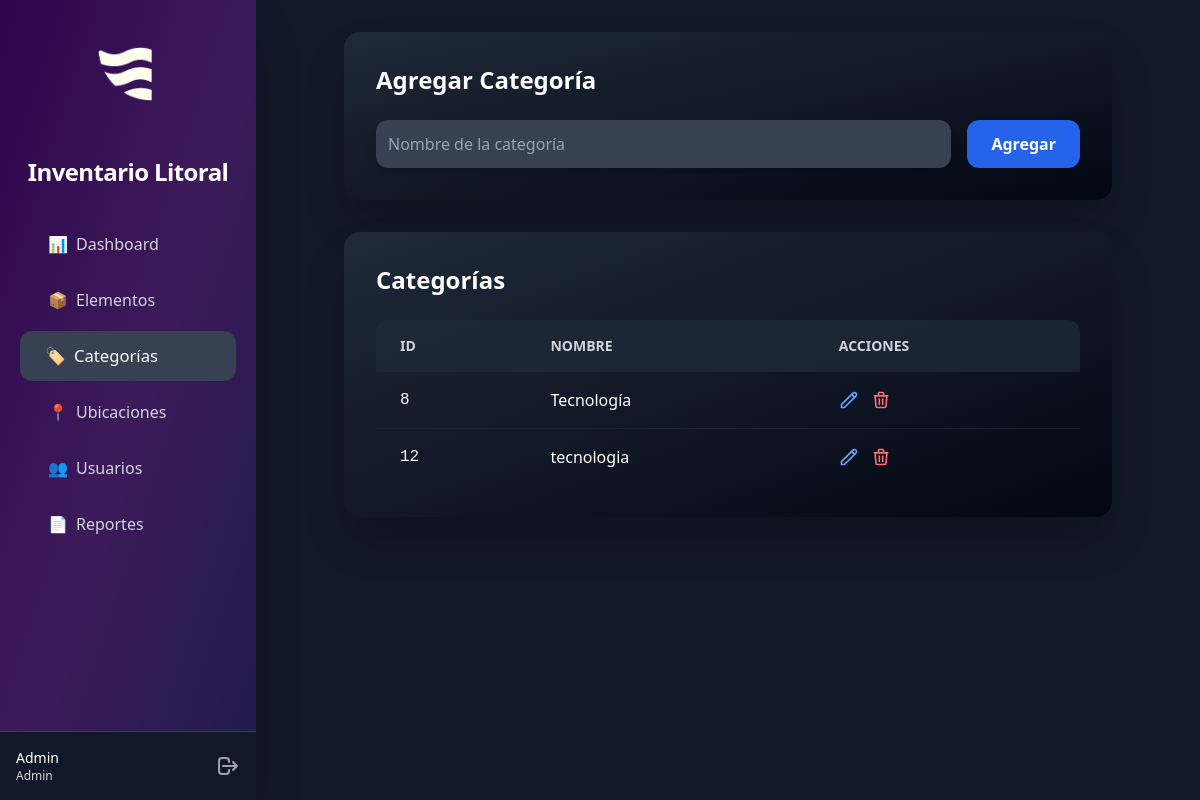
The app's page /public/categorias.php (signed in) with its own data.
### tables this page shows
CREATE TABLE `categorias` (
  `id` int(11) NOT NULL,
  `nombre` varchar(100) NOT NULL
);

### public/categorias.php (the view, shortened to what this page needs)
<?php
require_once '../config/database.php';
$stmt = $pdo->query("SELECT * FROM categorias ORDER BY nombre ASC");
$categorias = $stmt->fetchAll();
include '../includes/header.php';
?>
<div class="max-w-3xl mx-auto">
    <div class="bg-gradient-to-br from-gray-800 via-gray-900 to-gray-950 rounded-2xl p-8 shadow-2xl mb-8">
        <h2 class="text-2xl font-bold text-white mb-6">Agregar Categoría</h2>
        <form method="POST" class="flex gap-4 items-center">
            <input type="text" name="nombre" required placeholder="Nombre de la categoría"
                class="flex-1 p-3 rounded-xl bg-gray-700 text-white focus:ring-2 focus:ring-blue-500 focus:outline-none shadow-lg transition-all" />
            <button type="submit" name="agregar_categoria" class="bg-blue-600 hover:bg-blue-700 text-white px-6 py-3 rounded-xl font-semibold shadow transition-all">Agregar</button>
        </form>
    </div>
    <div class="bg-gradient-to-br from-gray-800 via-gray-900 to-gray-950 rounded-2xl p-8 shadow-2xl">
        <h2 class="text-2xl font-bold text-white mb-6">Categorías</h2>
        <div class="overflow-x-auto rounded-xl">
            <table class="w-full" id="tabla-categorias">
                <thead class="bg-gray-800/80">
                    <tr>
                        <th class="px-6 py-4 text-left text-sm font-semibold text-gray-300 uppercase">ID</th>
                        <th class="px-6 py-4 text-left text-sm font-semibold text-gray-300 uppercase">Nombre</th>
                        <th class="px-6 py-4 text-left text-sm font-semibold text-gray-300 uppercase">Acciones</th>
                    </tr>
                </thead>
                <tbody class="divide-y divide-gray-800/70">
                    <?php foreach($categorias as $cat): ?>
                    <tr class="hover:bg-gray-800/60 transition-colors">
                        <td class="px-6 py-4 text-white font-mono"><?= $cat['id'] ?></td>
                        <td class="px-6 py-4 text-white"><?= htmlspecialchars($cat['nombre']) ?></td>
                        <td class="px-6 py-4">
                            <div class="flex items-center gap-3">
                                <?php if (
                                    isset($_SESSION['usuario']['rol']) &&
                                    (strtolower($_SESSION['usuario']['rol']) == 'admin' || strtolower($_SESSION['usuario']['rol']) == 'editor')
                                ): ?>
                                <button onclick="abrirModalEditar('<?= $cat['id'] ?>', '<?= htmlspecialchars($cat['nombre'], ENT_QUOTES) ?>')"
                                    class="text-blue-400 hover:text-blue-300 transition-transform hover:scale-110" title="Editar">
                                    <svg class="w-5 h-5" fill="none" stroke="currentColor" viewBox="0 0 24 24">
                                        <path stroke-linecap="round" stroke-linejoin="round" stroke-width="2" d="M15.232 5.232l3.536 3.536m-2.036-5.036a2.5 2.5 0 113.536 3.536L6.5 21.036H3v-3.572L16.732 3.732z"></path>
                                    </svg>
                                </button>
                                <a href="?eliminar=<?= $cat['id'] ?>" onclick="return confirm('¿Eliminar categoría?')" class="text-red-400 hover:text-red-300 transition-transform hover:scale-110" title="Eliminar">
                                    <svg class="w-5 h-5" fill="none" stroke="currentColor" viewBox="0 0 24 24">
                                        <path stroke-linecap="round" stroke-linejoin="round" stroke-width="2" d="M19 7l-.867 12.142A2 2 0 0116.138 21H7.862a2 2 0 01-1.995-1.858L5 7m5 4v6m4-6v6m1-10V4a1 1 0 00-1-1h-4a1 1 0 00-1 1v3M4 7h16"></path>
                                    </svg>
                                </a>
                                <?php endif; ?>
                            </div>
                        </td>
                    </tr>
                    <?php endforeach; ?>
                </tbody>
            </table>
        </div>
    </div>
</div>
<?php include '../includes/footer.php'; ?>

### records on screen
categorias: id "8", nombre "Tecnología"
categorias: id "12", nombre "tecnologia"

### other values on screen
$_SESSION['usuario']['nombre'] "Admin"
$_SESSION['usuario']['rol'] "Admin"
